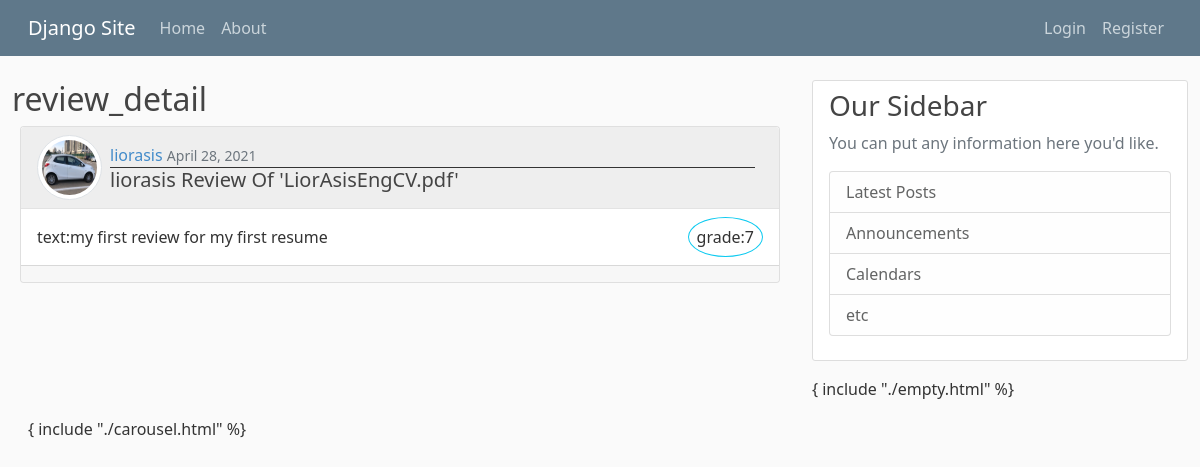
The page /resumes/review/1/ on the database as committed earlier.
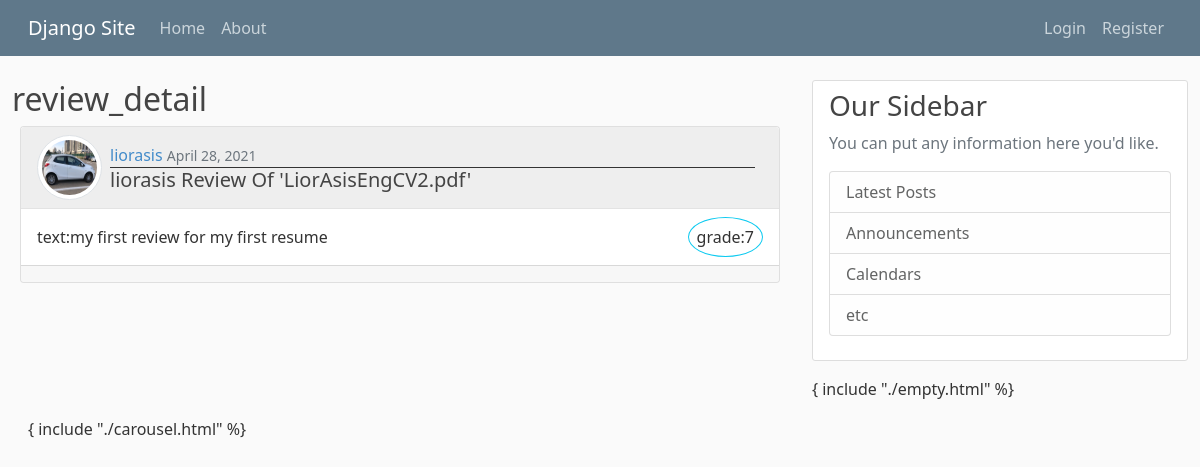
The same page on the database as committed later.
### resumes/models.py (models this page shows, shortened)
class Review(models.Model):
    CHOICES = [(i, i) for i in range(11)]
    grade = models.IntegerField(choices=CHOICES)
    text = models.TextField(default="")
    created_at = models.DateTimeField(auto_now_add=True)
    updated_at = models.DateTimeField(auto_now=True)
    resume = models.ForeignKey(Resume, on_delete=models.CASCADE)
    author = models.ForeignKey(settings.AUTH_USER_MODEL, on_delete=models.CASCADE)

class Resume(models.Model):
    resume_file = models.FileField(upload_to='uploads/resumes/')
    text = models.TextField(default="")
    tags = models.ManyToManyField('Tag', blank=True)
    created_at = models.DateTimeField(auto_now_add=True)
    updated_at = models.DateTimeField(auto_now=True)
    author = models.ForeignKey(settings.AUTH_USER_MODEL, on_delete=models.CASCADE)
    @property
    def filename(self):
        return os.path.basename(self.resume_file.name)

### accounts/models.py (models this page shows, shortened)
class CustomUser(AbstractUser):
    def __str__(self):
        return f'{self.username}'

class Profile(models.Model):
    user = models.OneToOneField(settings.AUTH_USER_MODEL, on_delete=models.CASCADE)
    image = models.ImageField(default='profile_pics/default.jpeg', upload_to="profile_pics")

### resumes/views/review_views.py (the view)
# urls.py: path('review/<int:pk>/', views.ReviewDetailView.as_view(), name="review_detail"),
class ReviewDetailView(OwnerDetailView):
    model = Review

### resumes/templates/resumes/review_detail.html (shortened to what this page needs)
{% extends "base.html" %}
{% block content %}
    <h2>review_detail</h2>
    <div class="card m-2 overflow-hidden">
		<div class="card-header">
			<div class="d-flex bd-highlight align-items-start">
				<img class="rounded-circle img-thumbnail center card-img-start" src="{{ review.author.profile.image.url }}" alt=" ">
				<div class="align-self-start flex-fill">
					<div class="align-self-start-inner d-flex">
					<span class="me-auto" style="margin-top: auto;">
						<a class="card-user-link" href="{% url 'resumes:user_reviews' review.author.username %}">{{ review.author }}</a>
		      			<small class="text-muted">{{ review.created_at|date:"F d, Y" }}</small>
					</span>
					</div>
		      		<h5 class="card-title align-self-end">
		    			<a class="card-title" href="{% url 'resumes:review_detail' review.id %}">{{ review.author }} Review Of '{{ review.resume.filename }}'</a>
		    		</h5>
		    	</div>
			</div>
		</div>
		<div class="card-body d-flex">
			<span class="me-auto">text:{{ review.text }}</span>
			<span class="ms-auto"><span class="p-2 border rounded-circle border-info">grade:{{ review.grade }}</span></span>
		</div>
        <div class="card-footer">
        </div>
	</div>
{% endblock content %}

### templates/base.html (shortened to what this page needs)
<!DOCTYPE html>
<html lang="en">
<head>
	<link
	href="https://cdn.jsdelivr.net/npm/bootstrap@5.0.0-beta3/dist/css/bootstrap.min.css"
	rel="stylesheet"
>
	{% load static %}
	<link rel="stylesheet" type="text/css" href="{% static 'resume_project/main.css' %}">
</head>
<body>
	<header class="site-header">
		<nav class="navbar navbar-dark navbar-expand-lg bg-steel fixed-top">
			<div class="container-fluid">
				<a class="navbar-brand mr-4" href="{% url 'resumes:home' %}">Django Site</a>
				<div class="collapse navbar-collapse" id="navbarToggle">
					<div class="navbar-nav me-auto">
						<a class="nav-item nav-link" href="{% url 'resumes:home' %}">Home</a>
						<a class="nav-item nav-link" href="{ url 'blog_about' %}">About</a>
					</div>
					<div class="navbar-nav ms-auto">
						{% if user.is_authenticated %}
						<a class="nav-item nav-link" href="{ url 'post_create' %}">Create Post</a>
						<a class="nav-item nav-link" href="{% url 'accounts:profile' %}">Profile</a>
						<a class="nav-item nav-link" href="{% url 'logout' %}">Logout</a>
						{% else %}
						<a class="nav-item nav-link" href="{% url 'login' %}">Login</a>
						<a class="nav-item nav-link" href="{% url 'accounts:register' %}">Register</a>
						{% endif %}
					</div>
				</div>
			</div>
		</nav>
	</header>
	<main role="main" class="container-fluid">
		<div class="row">
			<div class="col-md-8">
				{% block content %}{% endblock %}
			</div>
			<div class="col-md-4">
				<div class="content-section">
					<h3>Our Sidebar</h3>
					<p class='text-muted'>You can put any information here you'd like.
						<ul class="list-group">
							<li class="list-group-item list-group-item-light">Latest Posts</li>
							<li class="list-group-item list-group-item-light">Announcements</li>
							<li class="list-group-item list-group-item-light">Calendars</li>
							<li class="list-group-item list-group-item-light">etc</li>
						</ul>
					</p>
				</div>
				{ include "./empty.html" %}
			</div>
		</div>
		<div class="row m-3">
			{ include "./carousel.html" %}
		</div>
	</main>
</body>
</html>

### static/resume_project/main.css (style rules this page uses)
body { background: #fafafa; color: #333333; margin-top: 5rem; }
h1, h2, h3, h4, h5, h6 { color: #444444; }
ul { margin: 0; }
.bg-steel { background-color: #5f788a; }
.navbar { padding-right: 1rem; padding-left: 1rem; }
.site-header .navbar-nav .nav-link { color: #cbd5db; }
.content-section { background: #ffffff; padding: 8px 16px; border: 1px solid #dddddd; border-radius: 3px; margin-bottom: 16px; }
.card-img-start { min-width: 65px; min-height: 65px; height: 65px; width: 65px; background-size: cover; }
.card-header { border-bottom: 1px solid #e3e3e3; background-color: #eeeeee; }
.align-self-start { align-self: flex-start; margin: 8px; }
.align-self-start-inner { align-self: flex-start; border-bottom: 1px solid ; }
.card-title { color: #444444; text-decoration: none; margin-bottom: 0rem; }
.card-user-link { color: #428bca; text-decoration: none; }

Rows that differ between the two databases and show on the page:
changed through a linked row, Review "my first review for my first resume": resume.filename "LiorAsisEngCV.pdf" → "LiorAsisEngCV2.pdf"
